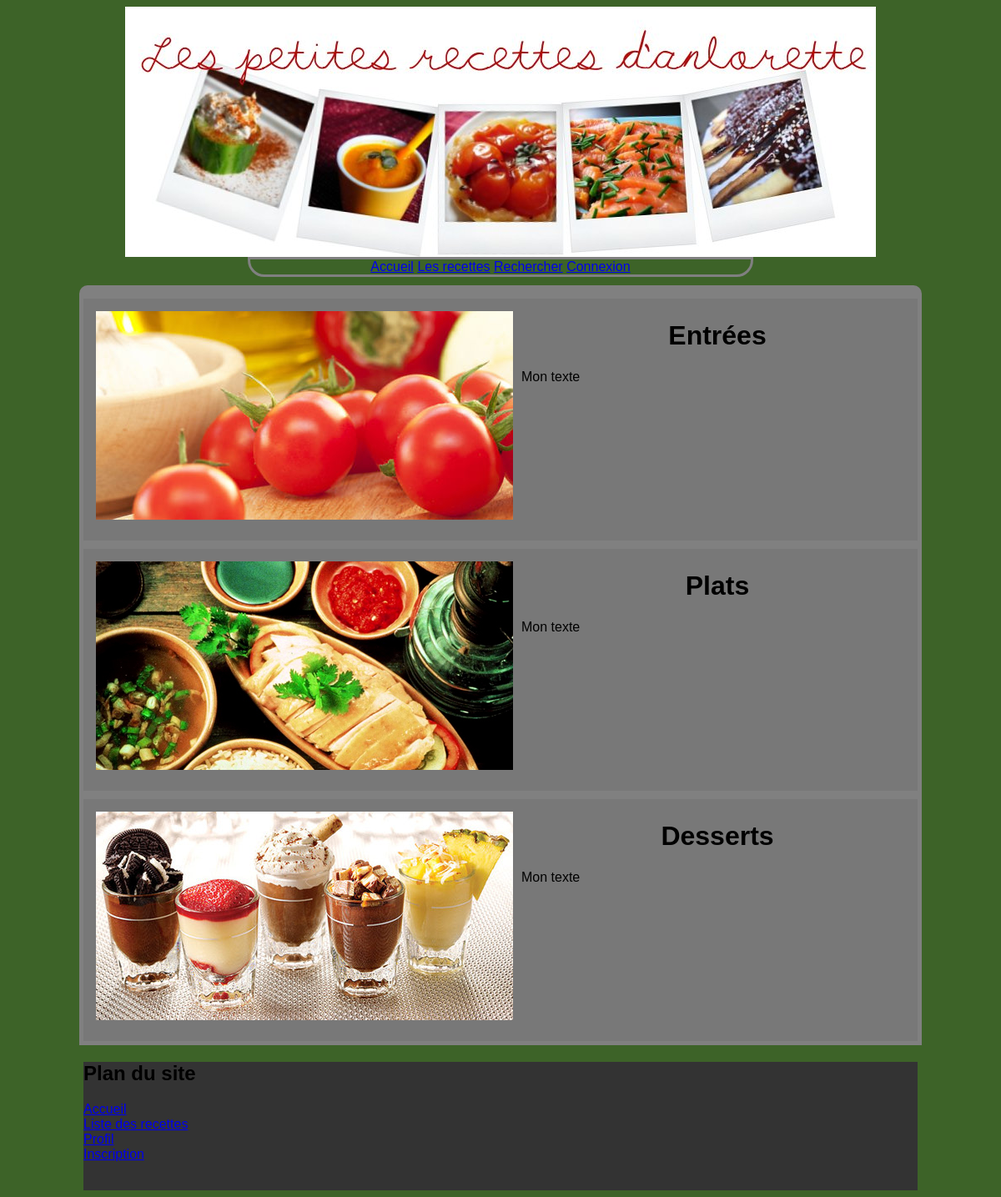
Page /site/index.php?page=recettes on the committed database.
### tables this page shows
CREATE TABLE Categorie
(
	id_categorie	int auto_increment,
	nom_categorie	varchar(10),
	image_categorie	text not null,
	constraint PK_Categorie primary key (id_categorie, nom_categorie)
);

### site/index.php (called while the page is built, shortened)
<?php
	if (isset($_GET['page']) and !empty($_GET['page']))
	{
		if (pageExists($_GET['page'], $_PAGES))
			$contenu_page = $_PAGES[$_GET['page']];
		else
			$contenu_page = ERROR_404;
	}
	else
		$contenu_page = $_PAGES['accueil'];
	$_SQUELETTE['contenu']		= loadPageContent($contenu_page);
?>

### site/includes/liste_recettes.inc.php (the view, shortened to what this page needs)
<?php
	$PDO_BDD = getPDO_BDD();
	$liste_categorie_request='SELECT * FROM categorie ;';
	try { $liste_categorie_result=$PDO_BDD->query($liste_categorie_request); }
	catch (Exception $err)
	{ die ('Erreur : '.$err->getMessage()); }
	$tab_result=$liste_categorie_result->fetchAll(PDO::FETCH_ASSOC);
	if (isset($_GET['idc']) and !empty($_GET['idc'])) {
		$my_idc = $_GET['idc'];
		$liste_recettes_request= <<< EOF
		SELECT id_recette
		FROM appartient
		WHERE id_categorie = $my_idc;
EOF;
		try { $liste_recettes_result=$PDO_BDD->query($liste_recettes_request); }
		catch (Exception $err)
		{ die ('Erreur : '.$err->getMessage()); }
		if ($liste_recettes_result->rowCount() > 0) {
			echo '<div id="liste_categories">';
			foreach($tab_result as $value) {
				if ($value['id_categorie'] == $my_idc) {
					$id_categorie		= $value['id_categorie'];
					$image_categorie	= $value['image_categorie'];
					$nom_categorie		= $value['nom_categorie'];
					echo <<< EOF
<div id="categorie_selection">
<img class="img_categorie" src="./images/categories/$image_categorie" />
<h1>$nom_categorie</h1>
</div>
EOF;
					$liste_recettes_result = $liste_recettes_result->fetchAll(PDO::FETCH_ASSOC);
					echo '<div id="liste_recettes">';
					foreach ($liste_recettes_result as $line)
						echo previewRecette($line['id_recette']);
					echo '</div>';
				}
			}
			echo '</div>';
		}
		else
			echo 'Cette catégorie est vide ou n\'existe pas.';
	}
	else {
		echo '<div id="liste_categories">';
		foreach($tab_result as $value) {
			$id_categorie		= $value['id_categorie'];
			$image_categorie	= $value['image_categorie'];
			$nom_categorie		= $value['nom_categorie'];
			echo <<< EOF
<div class="categorie" >
<a href="./index.php?page=recettes&idc=$id_categorie"><img class="img_categorie" src="./images/categories/$image_categorie" /></a>
<h1><a href="./index.php?page=recettes&idc=$id_categorie">$nom_categorie</a></h1>
<p>Mon texte<p>
</div>
EOF;
		}
		echo '</div>';
	}
?>

### site/css/style.css (style rules this page uses)
body { background-color: #3D6328; font-family: Arial, sans-serif; }
#contenu a { color: #993300; text-decoration: none; }
#liste_categories { padding-top: 1px; }
#liste_categories h1 { text-align: center; }
#liste_categories h1 a { color: black; }
#liste_categories .categorie { background-color: #787878; padding: 5px; margin-top: 10px; height: 280px; }
#liste_categories .categorie .img_categorie { float: left; width: 500px; height: 250px; margin: 10px; }

### rows in the picture
categorie: image_categorie (picture), nom_categorie "Entrées"
categorie: image_categorie (picture), nom_categorie "Plats"
categorie: image_categorie (picture), nom_categorie "Desserts"
